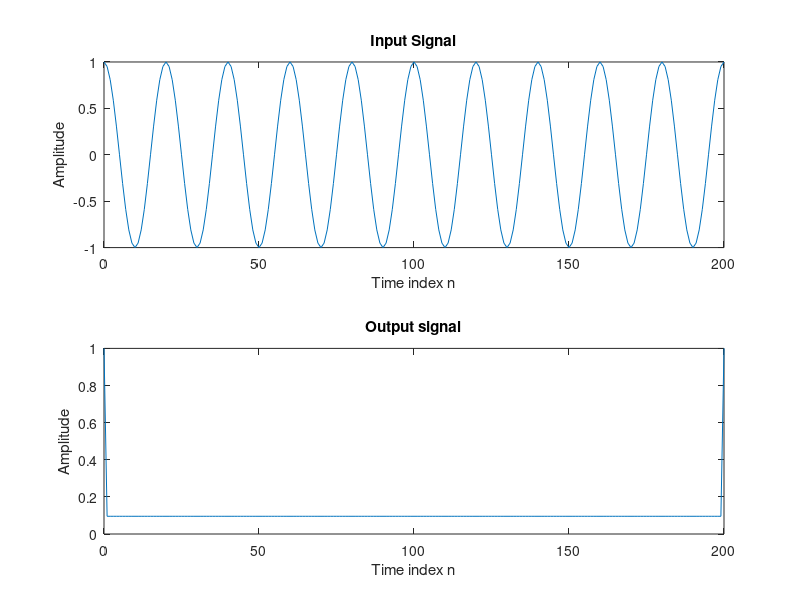

This figure's MATLAB source:
% Program P2_2
% Generate a sinusoidal input signal
clf;
n = 0:200;
x = cos(2*pi*0.05*n);
% Compute the output signal
x1 = [x 0 0];		% x1[n] = x[n+1] 
x2 = [0 x 0];		% x2[n] = x[n]
x3 = [0 0 x];		% x3[n] = x[n-1]
y = x2.*x2-x1.*x3;
y = y(2:202);
% Plot the input and output signals
subplot(2,1,1)
plot(n, x)
xlabel('Time index n');ylabel('Amplitude');
title('Input Signal')
subplot(2,1,2)
plot(n,y)
xlabel('Time index n');ylabel('Amplitude');
title('Output signal');